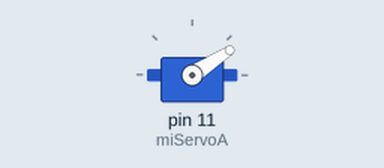
Recording of a sketch running on a simulated Arduino Uno, built with avr-gcc and run on an emulated ATmega328P. Parts: servo.

Above: at 0.05 s.
At 0.8 s:
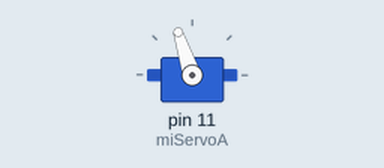
At 1.55 s:
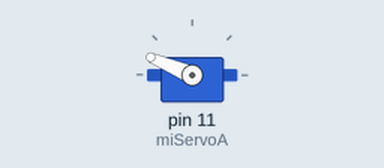
At 3.1 s:
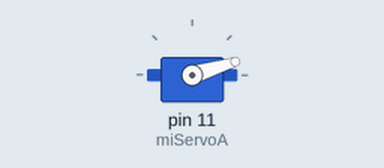
Timing chart, 0 to 7.4 s (numbered marks = the images above):
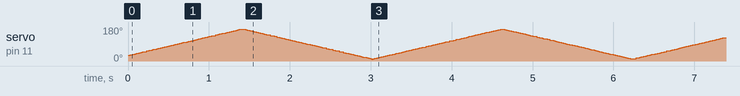

The sketch:

Ejercicio_5-_Control_de_Servomotor_SG_90_Barrido_completo.ino
```cpp
/*  Test Servonotor SG90 – ELEGOO Smart Robot Car V4.0
    Autor: José Alexander (basado en firmware original ELEGOO)
    Fecha: 2025-06-30
    Descripción: Control de servomotor SG 90 barrido completo
*/

#include <Servo.h>
Servo miServoA;
long tPrev;// marca de tiempo
int pos=30; // posición de inicio para el servo
int dir=1; // dirección +1 para avanzar y -1 para retroceder.
void setup() {
  miServoA.attach(11); // Pin 10 o Pin 11.
  miServoA.write(pos);
  tPrev = millis(); // tiempo actual en milisegundo
}


void loop() {
   if(millis() - tPrev >= 10){    // condición  para saber si ha pasado el tiempo indicado
    pos += dir; // asignación de dirección
    miServoA.write(pos); // indicar al servo el ángulo de movimiento
    if(pos >= 170 || pos <= 10) dir = -dir;// limite del rango de movimiento
    tPrev = millis();// ajuste del tiempo
  }
}
```
